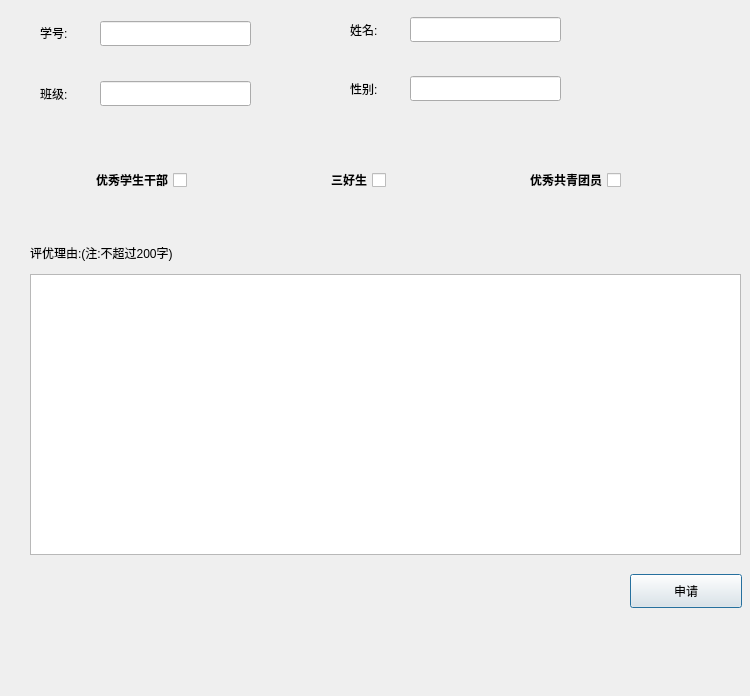
<?xml version="1.0" encoding="UTF-8"?>
<ui version="4.0">
 <class>ExcellenceApply</class>
 <widget class="QDialog" name="ExcellenceApply">
  <property name="geometry">
   <rect>
    <x>0</x>
    <y>0</y>
    <width>750</width>
    <height>696</height>
   </rect>
  </property>
  <property name="windowTitle">
   <string>评优申请</string>
  </property>
  <widget class="QPlainTextEdit" name="textEdit">
   <property name="geometry">
    <rect>
     <x>30</x>
     <y>274</y>
     <width>711</width>
     <height>281</height>
    </rect>
   </property>
  </widget>
  <widget class="QLabel" name="label_2">
   <property name="geometry">
    <rect>
     <x>40</x>
     <y>24</y>
     <width>81</width>
     <height>18</height>
    </rect>
   </property>
   <property name="text">
    <string>学号:</string>
   </property>
  </widget>
  <widget class="QPushButton" name="okBtn">
   <property name="geometry">
    <rect>
     <x>630</x>
     <y>574</y>
     <width>112</width>
     <height>34</height>
    </rect>
   </property>
   <property name="text">
    <string>申请</string>
   </property>
  </widget>
  <widget class="QLabel" name="label_5">
   <property name="geometry">
    <rect>
     <x>40</x>
     <y>85</y>
     <width>81</width>
     <height>18</height>
    </rect>
   </property>
   <property name="text">
    <string>班级:</string>
   </property>
  </widget>
  <widget class="QLabel" name="label_4">
   <property name="geometry">
    <rect>
     <x>350</x>
     <y>21</y>
     <width>81</width>
     <height>18</height>
    </rect>
   </property>
   <property name="text">
    <string>姓名:</string>
   </property>
  </widget>
  <widget class="QLineEdit" name="idEdit">
   <property name="geometry">
    <rect>
     <x>100</x>
     <y>21</y>
     <width>151</width>
     <height>25</height>
    </rect>
   </property>
  </widget>
  <widget class="QLabel" name="label_8">
   <property name="geometry">
    <rect>
     <x>30</x>
     <y>244</y>
     <width>231</width>
     <height>18</height>
    </rect>
   </property>
   <property name="text">
    <string>评优理由:(注:不超过200字)</string>
   </property>
  </widget>
  <widget class="QLineEdit" name="classEdit">
   <property name="geometry">
    <rect>
     <x>100</x>
     <y>81</y>
     <width>151</width>
     <height>25</height>
    </rect>
   </property>
  </widget>
  <widget class="QLineEdit" name="nameEdit">
   <property name="geometry">
    <rect>
     <x>410</x>
     <y>17</y>
     <width>151</width>
     <height>25</height>
    </rect>
   </property>
  </widget>
  <widget class="QLineEdit" name="genderEdit">
   <property name="geometry">
    <rect>
     <x>410</x>
     <y>76</y>
     <width>151</width>
     <height>25</height>
    </rect>
   </property>
  </widget>
  <widget class="QLabel" name="label_6">
   <property name="geometry">
    <rect>
     <x>350</x>
     <y>80</y>
     <width>81</width>
     <height>18</height>
    </rect>
   </property>
   <property name="text">
    <string>性别:</string>
   </property>
  </widget>
  <widget class="QWidget" name="horizontalLayoutWidget">
   <property name="geometry">
    <rect>
     <x>90</x>
     <y>140</y>
     <width>531</width>
     <height>80</height>
    </rect>
   </property>
   <layout class="QHBoxLayout" name="horizontalLayout">
    <item>
     <widget class="QCheckBox" name="XXGBchkBox">
      <property name="font">
       <font>
        <weight>75</weight>
        <bold>true</bold>
       </font>
      </property>
      <property name="layoutDirection">
       <enum>Qt::RightToLeft</enum>
      </property>
      <property name="text">
       <string>优秀学生干部</string>
      </property>
     </widget>
    </item>
    <item>
     <spacer name="horizontalSpacer_2">
      <property name="orientation">
       <enum>Qt::Horizontal</enum>
      </property>
      <property name="sizeHint" stdset="0">
       <size>
        <width>40</width>
        <height>20</height>
       </size>
      </property>
     </spacer>
    </item>
    <item>
     <widget class="QCheckBox" name="SHSchkBox">
      <property name="font">
       <font>
        <weight>75</weight>
        <bold>true</bold>
       </font>
      </property>
      <property name="layoutDirection">
       <enum>Qt::RightToLeft</enum>
      </property>
      <property name="text">
       <string>三好生</string>
      </property>
     </widget>
    </item>
    <item>
     <spacer name="horizontalSpacer">
      <property name="orientation">
       <enum>Qt::Horizontal</enum>
      </property>
      <property name="sizeHint" stdset="0">
       <size>
        <width>40</width>
        <height>20</height>
       </size>
      </property>
     </spacer>
    </item>
    <item>
     <widget class="QCheckBox" name="GQTYchkBox">
      <property name="font">
       <font>
        <weight>75</weight>
        <bold>true</bold>
       </font>
      </property>
      <property name="layoutDirection">
       <enum>Qt::RightToLeft</enum>
      </property>
      <property name="text">
       <string>优秀共青团员</string>
      </property>
     </widget>
    </item>
   </layout>
  </widget>
 </widget>
 <resources/>
 <connections/>
</ui>
